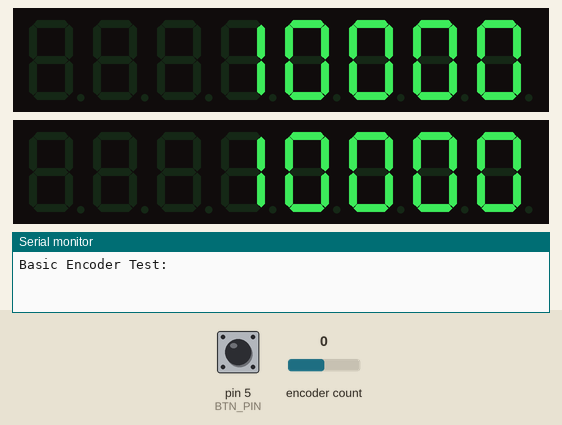
Simulated run of this sketch. Board: Arduino Mega 2560, built with avr-gcc and run on an emulated ATmega2560. Shown: 2 × 8-digit seven-segment display, the last lines printed to the serial monitor. The inputs (shaded band) are chosen by the test bench; at power-on: encoder count 0, pin 5 (BTN_PIN) HIGH.

Above: at 1.2 s.
1.3 s: encoder count set to 1
At 2.5 s:
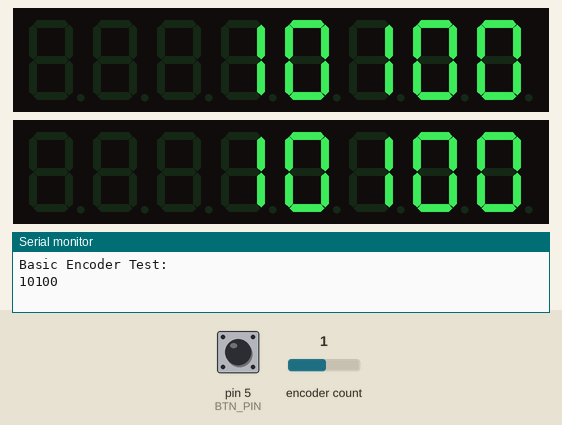
2.8 s: encoder count set to 2
At 3.2 s:
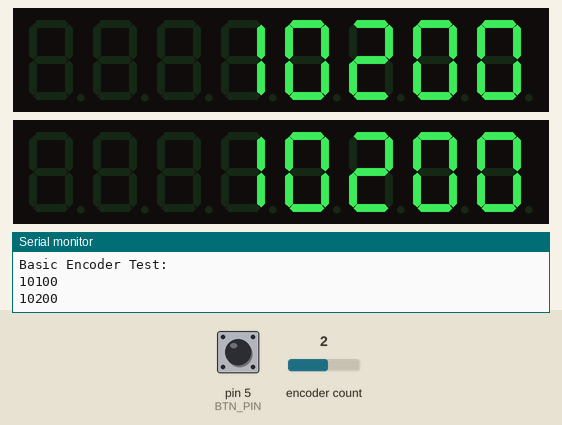
4.3 s: encoder count set to 3
Timing chart, 0 to 7.3 s (numbered marks = the images above; inputs shaded):
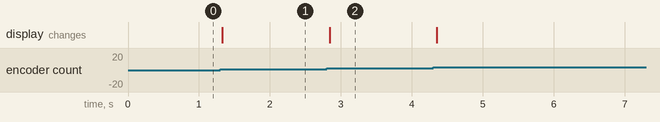

Measured:
- after the input at 1.3 s, the display: changes at once (image 1)
- after the input at 2.8 s, the display: changes at once (image 2)

The sketch:

test.ino
```cpp
#include <LedControl.h>
#include <Encoder.h>
#define ENCODER_USE_INTERRUPTS

// --- Configuración Display (MAX7219) ---
const int PIN_DIN = 48;
const int PIN_CS  = 49;
const int PIN_CLK_DISP = 50;

const int BTN_PIN = 5;

const int DISP_COUNT = 2;

LedControl lc = LedControl(PIN_DIN, PIN_CLK_DISP, PIN_CS, DISP_COUNT);
Encoder knob(2,4);

long value =0;
long oldPosition  = 0;

unsigned long ultimaLimpieza = 0;


void setup() {
  Serial.begin(57600);
  Serial.println("Basic Encoder Test:");

  pinMode(BTN_PIN, INPUT);

  // Configurar Display
  for (int i =0; i< DISP_COUNT; i++) {
    lc.shutdown(i, false);
    lc.setIntensity(i, 1);
    lc.clearDisplay(i);
    lc.setScanLimit(i, 8);
  }

  value = 10000;
  showValue(value);
}

void loop() {
  long newPosition = knob.read();
  int buttonState = digitalRead(BTN_PIN);
  long* old = &oldPosition;

  if (buttonState == LOW) {
    value = 10000;
    showValue(value);
  }

  int diff = abs(newPosition - *old);


  if (diff >=4) {
    if (newPosition > *old) {
      value+= 100;
    } else {
      value-= 100;
    }

    if(value < 0 || value > 99999999) {
      value = 0;
    }
    oldPosition = newPosition;
    Serial.println(value);
    showValue(value);
  }

  // --- REFUERZO DE SEGURIDAD ---
  // Cada 5 segundos refrescamos los registros del chip por si hubo ruido
  if (millis() - ultimaLimpieza > 5000) {
    lc.shutdown(0, false);  // Asegura que no se haya ido a dormir solo
    lc.setIntensity(0, 1);   // Asegura que el brillo no suba solo
    ultimaLimpieza = millis();
  }

  delay(50);
}

void showValue(long n) {
  lc.clearDisplay(0);
  lc.clearDisplay(1);

  if (n == 0) {
    lc.setDigit(0, 0, 0, false); // Si es cero, mostrar un 0 en la posición inicial
    lc.setDigit(1, 0, 0, false); // Si es cero, mostrar un 0 en la posición inicial
    return;
  }

  int column = 0;
  while (n > 0 && column < 8) {
    byte digito = n % 10;      // Obtenemos el último número (ej: de 123, saca el 3)
    lc.setDigit(0, column, digito, false);
    lc.setDigit(1, column, digito, false);
    n = n / 10;                // Quitamos el último número (ej: de 123, queda 12)
    column++;                 // Pasamos a la siguiente posición del display
  }
}
```
